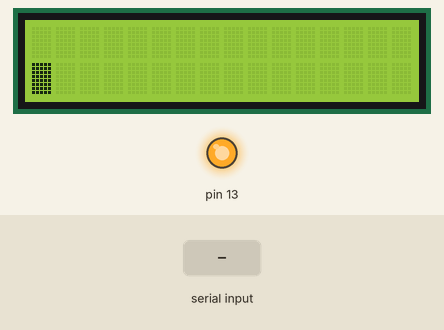
Recording of a sketch running on a simulated Arduino Uno, built with avr-gcc and run on an emulated ATmega328P. Parts: 16×2 character LCD, output pins drawn as LEDs (lit = HIGH). The inputs (shaded band) are chosen by the test bench.

Above: at 5.5 s.
5.6 s: "1" received over Serial
At 7.1 s:
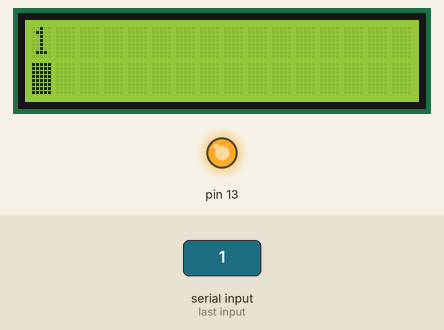
9.7 s: "0" received over Serial
At 11.9 s:
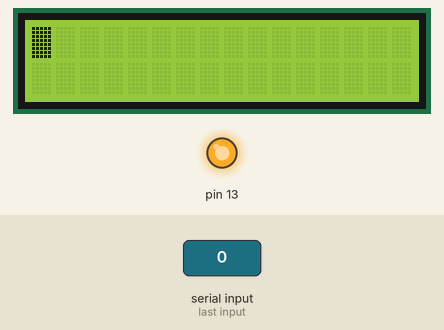
12.7 s: "2" received over Serial
At 14.1 s:
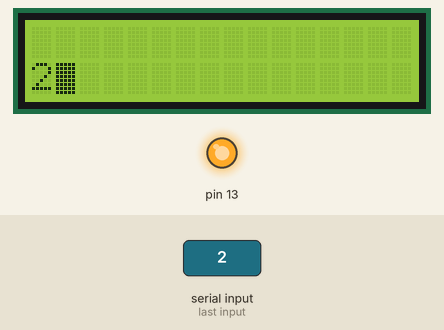
Timing chart, 0 to 15.7 s (numbered marks = the images above; inputs shaded):
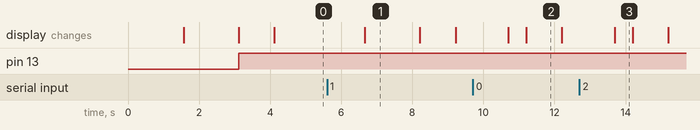

Measured:
- after the input at 5.6 s, the display: changes after 1.1 s (image 1)
- after the input at 9.7 s, the display: first changes after 1.0 s (image 2 shows a later state)
- after the input at 12.7 s, the display: changes after 1.0 s (image 3)
- what the display in image 1 shows lasts 1.5 s, from 6.7 s to 8.2 s
- what the display in image 2 shows lasts 1.0 s, from 11.2 s to 12.2 s
- what the display in image 3 shows lasts 0.5 s, from 13.7 s to 14.2 s

The sketch:

output.ino
```cpp
#include <stdlib.h>
#include <string.h>
#include <LiquidCrystal.h>
LiquidCrystal lcd(7,8,9,10,11,12);
String check;
String temp;
int i = 2;
void setup(){
 Serial.begin(9600);
 lcd.begin(16,2);
 lcd.setCursor(0,0);
 lcd.blink();
 pinMode(13,OUTPUT);
}


void loop(){
    //Serial.flush();
    delay(500);
 while(1){
  //lcd.clear();
  check = String(Serial.readString());
  //if(check == "temperature"){
  lcd.print(check);
  lcd.setCursor(0,1);
  delay(50);
  temp = (Serial.readString());
  lcd.print(temp);
  delay(500);
  lcd.clear();
   //check = "none";
   digitalWrite(13,HIGH);
  //}
 }


}
```
